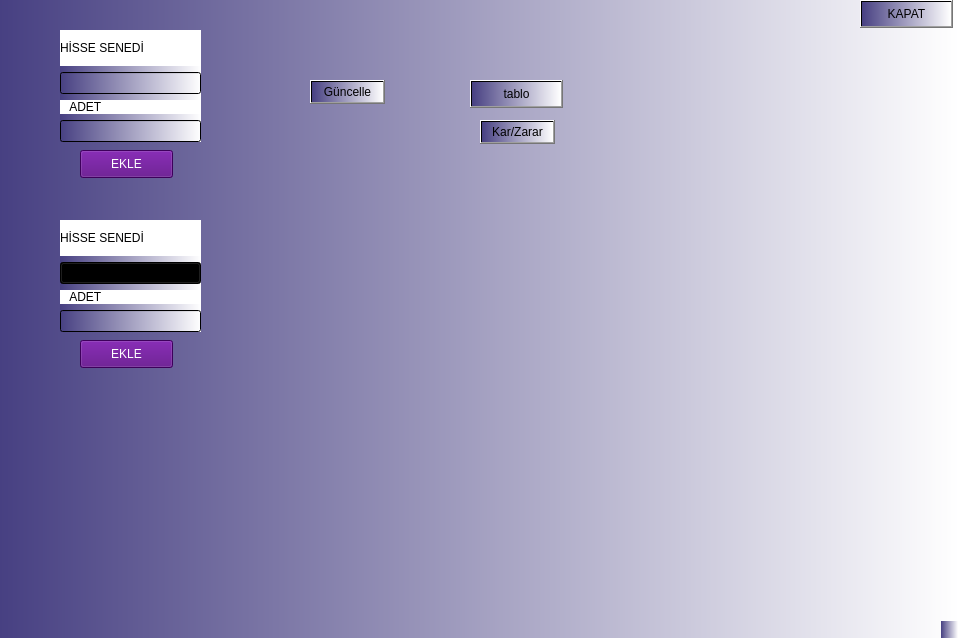
<?xml version="1.0" encoding="UTF-8"?>
<ui version="4.0">
 <class>MainWindow</class>
 <widget class="QMainWindow" name="MainWindow">
  <property name="geometry">
   <rect>
    <x>0</x>
    <y>0</y>
    <width>958</width>
    <height>638</height>
   </rect>
  </property>
  <property name="windowTitle">
   <string>MainWindow</string>
  </property>
  <property name="styleSheet">
   <string notr="true">alternate-background-color: qlineargradient(spread:pad, x1:0, y1:1, x2:0, y2:0, stop:0 rgba(0, 0, 0, 255), stop:0.05 rgba(14, 8, 73, 255), stop:0.36 rgba(28, 17, 145, 255), stop:0.6 rgba(126, 14, 81, 255), stop:0.75 rgba(234, 11, 11, 255), stop:0.79 rgba(244, 70, 5, 255), stop:0.86 rgba(255, 136, 0, 255), stop:0.935 rgba(239, 236, 55, 255));
background-color: qlineargradient(spread:pad, x1:0, y1:0, x2:1, y2:0, stop:0 rgba(71, 64, 130, 255), stop:1 rgba(255, 255, 255, 255));</string>
  </property>
  <widget class="QWidget" name="centralwidget">
   <widget class="QPushButton" name="pushButton">
    <property name="geometry">
     <rect>
      <x>80</x>
      <y>150</y>
      <width>93</width>
      <height>28</height>
     </rect>
    </property>
    <property name="styleSheet">
     <string notr="true">background-color: rgb(85, 0, 127);
color: rgb(255, 255, 255);</string>
    </property>
    <property name="text">
     <string>EKLE</string>
    </property>
   </widget>
   <widget class="QPushButton" name="pushButton_3">
    <property name="geometry">
     <rect>
      <x>860</x>
      <y>0</y>
      <width>93</width>
      <height>28</height>
     </rect>
    </property>
    <property name="text">
     <string>KAPAT</string>
    </property>
   </widget>
   <widget class="QWidget" name="layoutWidget">
    <property name="geometry">
     <rect>
      <x>60</x>
      <y>30</y>
      <width>141</width>
      <height>112</height>
     </rect>
    </property>
    <layout class="QVBoxLayout" name="verticalLayout_5">
     <item>
      <layout class="QVBoxLayout" name="verticalLayout_4">
       <item>
        <widget class="QLabel" name="label">
         <property name="styleSheet">
          <string notr="true">background-color: rgb(255, 255, 255);</string>
         </property>
         <property name="text">
          <string>HİSSE SENEDİ</string>
         </property>
        </widget>
       </item>
      </layout>
     </item>
     <item>
      <widget class="QLineEdit" name="lineEdit_2"/>
     </item>
     <item>
      <layout class="QVBoxLayout" name="verticalLayout_3">
       <item>
        <widget class="QLabel" name="label_2">
         <property name="styleSheet">
          <string notr="true">background-color: rgb(255, 255, 255);</string>
         </property>
         <property name="text">
          <string>   ADET</string>
         </property>
        </widget>
       </item>
       <item>
        <widget class="QLineEdit" name="lineEdit"/>
       </item>
      </layout>
     </item>
     <item>
      <layout class="QHBoxLayout" name="horizontalLayout_2"/>
     </item>
    </layout>
   </widget>
   <widget class="QPushButton" name="pushButton_4">
    <property name="geometry">
     <rect>
      <x>470</x>
      <y>80</y>
      <width>93</width>
      <height>28</height>
     </rect>
    </property>
    <property name="text">
     <string>tablo</string>
    </property>
   </widget>
   <widget class="QPushButton" name="pushButton_2">
    <property name="geometry">
     <rect>
      <x>310</x>
      <y>80</y>
      <width>75</width>
      <height>24</height>
     </rect>
    </property>
    <property name="text">
     <string>Güncelle</string>
    </property>
   </widget>
   <widget class="QPushButton" name="pushButton_5">
    <property name="geometry">
     <rect>
      <x>480</x>
      <y>120</y>
      <width>75</width>
      <height>24</height>
     </rect>
    </property>
    <property name="text">
     <string>Kar/Zarar</string>
    </property>
   </widget>
   <widget class="QWidget" name="layoutWidget_2">
    <property name="geometry">
     <rect>
      <x>60</x>
      <y>220</y>
      <width>141</width>
      <height>112</height>
     </rect>
    </property>
    <layout class="QVBoxLayout" name="verticalLayout_6">
     <item>
      <layout class="QVBoxLayout" name="verticalLayout_7">
       <item>
        <widget class="QLabel" name="label_3">
         <property name="styleSheet">
          <string notr="true">background-color: rgb(255, 255, 255);</string>
         </property>
         <property name="text">
          <string>HİSSE SENEDİ</string>
         </property>
        </widget>
       </item>
      </layout>
     </item>
     <item>
      <widget class="QComboBox" name="comboBox"/>
     </item>
     <item>
      <layout class="QVBoxLayout" name="verticalLayout_8">
       <item>
        <widget class="QLabel" name="label_4">
         <property name="styleSheet">
          <string notr="true">background-color: rgb(255, 255, 255);</string>
         </property>
         <property name="text">
          <string>   ADET</string>
         </property>
        </widget>
       </item>
       <item>
        <widget class="QLineEdit" name="lineEdit_4"/>
       </item>
      </layout>
     </item>
     <item>
      <layout class="QHBoxLayout" name="horizontalLayout_3"/>
     </item>
    </layout>
   </widget>
   <widget class="QPushButton" name="pushButton_6">
    <property name="geometry">
     <rect>
      <x>80</x>
      <y>340</y>
      <width>93</width>
      <height>28</height>
     </rect>
    </property>
    <property name="styleSheet">
     <string notr="true">background-color: rgb(85, 0, 127);
color: rgb(255, 255, 255);</string>
    </property>
    <property name="text">
     <string>EKLE</string>
    </property>
   </widget>
  </widget>
  <widget class="QMenuBar" name="menubar">
   <property name="geometry">
    <rect>
     <x>0</x>
     <y>0</y>
     <width>958</width>
     <height>22</height>
    </rect>
   </property>
  </widget>
  <widget class="QStatusBar" name="statusbar"/>
 </widget>
 <resources/>
 <connections/>
</ui>
